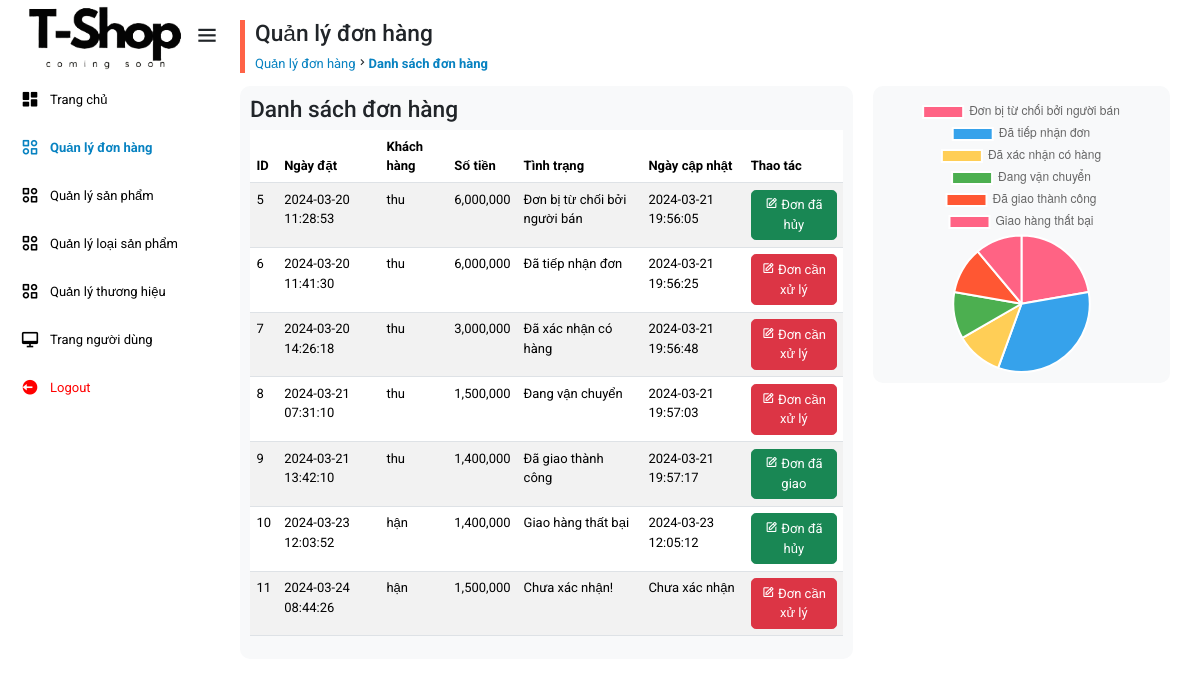
The app's page /admin/index.php?pages=don-hang (signed in) with its own data.
### tables this page shows
CREATE TABLE `donhang` (
  `madon` int(11) NOT NULL,
  `ngaythem` datetime NOT NULL DEFAULT current_timestamp(),
  `makh` int(11) NOT NULL,
  `tongdh` float DEFAULT NULL
);

CREATE TABLE `khachhang` (
  `makh` int(11) NOT NULL,
  `tenkh` varchar(255) NOT NULL,
  `gioitinh` tinyint(1) NOT NULL DEFAULT 0,
  `ngaysinh` date NOT NULL,
  `sodienthoai` varchar(10) NOT NULL,
  `diachi` varchar(50) NOT NULL,
  `email` varchar(50) NOT NULL,
  `password` varchar(50) NOT NULL,
  `trangthai` tinyint(1) NOT NULL DEFAULT 1
);

CREATE TABLE `trangthai` (
  `matt` int(11) NOT NULL,
  `tentt` varchar(255) NOT NULL,
  `mota` text NOT NULL
);

CREATE TABLE `chitiettrangthai` (
  `machitiet` int(11) NOT NULL,
  `madon` int(11) NOT NULL,
  `matt` int(11) NOT NULL,
  `manv` int(11) NOT NULL,
  `ngaytao` datetime NOT NULL
);

### config/connect.php (called while the page is built, shortened)
<?php
class Database
{
    public function __construct()
    {
        $init = parse_ini_file("config.ini");
        $servername = $init["servername"];
        $dbname = $init["dbname"];
        $username = $init["username"];
        $password = $init["pass"];
        $opt = array(
            PDO::ATTR_ERRMODE => PDO::ERRMODE_EXCEPTION,
            PDO::ATTR_DEFAULT_FETCH_MODE => PDO::FETCH_ASSOC,
        );
        try {
            $this->connect = new PDO("mysql:host=$servername;dbname=$dbname;charset=utf8mb4", $username, $password, $opt);
            $this->connect->query("SET NAMES 'utf8mb4'");
            $this->connect->query("SET CHARACTER SET utf8mb4");
            $this->connect->query("SET SESSION collation_connection = 'utf8mb4_unicode_ci'");
        } catch (PDOException $e) {
            header("location: index.php?pages=trang-loi&error=" . urlencode($e->getMessage()));
            exit();
        }
    }
}
?>

### model/DonHangModel.php (called while the page is built, shortened)
<?php
class DonHangModel extends Database
{
    public function DonHang__Get_All()
    {
        $obj = $this->connect->prepare("SELECT * FROM donhang");
        $obj->setFetchMode(PDO::FETCH_OBJ);
        $obj->execute();
        return $obj->fetchAll();
    }
}

### model/KhachHangModel.php (called while the page is built, shortened)
<?php
class KhachHangModel extends Database
{
    public function KhachHang__Get_By_Id($makh)
    {
        $obj = $this->connect->prepare("SELECT * FROM khachhang WHERE makh = ?");
        $obj->setFetchMode(PDO::FETCH_OBJ);
        $obj->execute(array($makh));
        return $obj->fetch();
    }
}

### model/ChiTietTrangThaiModel.php (called while the page is built, shortened)
<?php
class ChiTietTrangThaiModel extends Database
{
    public function ChiTietTrangThai__Get_Last_By_DH($madon)
    {
        $obj = $this->connect->prepare("SELECT * FROM chitiettrangthai INNER JOIN trangthai ON chitiettrangthai.matt = trangthai.matt WHERE madon = ? ORDER BY chitiettrangthai.matt DESC LIMIT 1");
        $obj->setFetchMode(PDO::FETCH_OBJ);
        $obj->execute(array($madon));
        return $obj->fetch();
    }
    public function ChiTietTrangThai__Check($madon, $matt)
    {
        $obj = $this->connect->prepare("SELECT * FROM chitiettrangthai WHERE madon = ? AND matt=?");
        $obj->setFetchMode(PDO::FETCH_OBJ);
        $obj->execute(array($madon, $matt));
        if($obj->rowCount()>0){
            return $obj->fetch();
        }else{
            return false;
        }
    }
}

### admin/pages/don-hang/index.php (the view, shortened to what this page needs)
<?php
require_once '../model/DonHangModel.php';
require_once '../model/KhachHangModel.php';
require_once '../model/ChiTietTrangThaiModel.php';
$dh = new DonHangModel();
$kh = new KhachHangModel();
$cttt = new ChiTietTrangThaiModel();
$donHang__Get_All = $dh->DonHang__Get_All();
?>
<div id="main-container">
    <div class="main-title">
        <h3>Quản lý đơn hàng</h3>
        <ul class="breadcrumb">
            <li>
                <a href="#">Quản lý đơn hàng</a>
            </li>
            <li><i class='bx bx-chevron-right'></i></li>
            <li>
                <a class="active" href="index.php?pages=don-hang">Danh sách đơn hàng</a>
            </li>
        </ul>
    </div>
    <div class="row section-container">
        <div class="col-8">
            <div class="main-data">
                <h3 class="section-title">Danh sách đơn hàng</h3>
                <div class="table-responsive">
                    <table id="table_js" class="table table-striped" style="width:100%">
                        <thead>
                            <tr>
                                <th>ID</th>
                                <th>Ngày đặt</th>
                                <th>Khách hàng</th>
                                <th>Số tiền</th>
                                <th>Tình trạng</th>
                                <th>Ngày cập nhật</th>
                                <th>Thao tác</th>
                            </tr>
                        </thead>
                        <tbody>
                            <?php foreach ($donHang__Get_All as $item) : ?>
                                <tr>
                                    <td><?= $item->madon ?></td>
                                    <td><?= $item->ngaythem ?></td>
                                    <td><?= $kh->KhachHang__Get_By_Id($item->makh)->tenkh ?></td>
                                    <td><?= number_format($item->tongdh) ?></td>
                                    <td><?= isset($cttt->ChiTietTrangThai__Get_Last_By_DH($item->madon)->tentt) ?  $cttt->ChiTietTrangThai__Get_Last_By_DH($item->madon)->tentt : 'Chưa xác nhận!' ?></td>
                                    <td><?= isset($cttt->ChiTietTrangThai__Get_Last_By_DH($item->madon)->ngaytao) ?  $cttt->ChiTietTrangThai__Get_Last_By_DH($item->madon)->ngaytao : 'Chưa xác nhận' ?></td>
                                    <?php if (isset($_SESSION['admin'])) : ?>
                                        <td class="text-center font-weight-bold">
                                        <?php if (
                                                $cttt->ChiTietTrangThai__Check($item->madon, 1) != false
                                            ) : ?>
                                                <button type="button" class="btn btn-success btn-secondary" onclick="handleUpdate()">
                                                    <i class="bx bx-edit" aria-hidden="true"></i> Đơn đã hủy
                                                </button>
                                            <?php elseif ($cttt->ChiTietTrangThai__Check($item->madon, 6) != false) :
                                            ?>
                                                <button type="button" class="btn btn-success btn-update" onclick="handleUpdate()">
                                                    <i class="bx bx-edit" aria-hidden="true"></i> Đơn đã giao
                                                </button>
                                            <?php else : ?>
                                                <button type="button" class="btn btn-danger btn-update" onclick="handleUpdate()">
                                                    <i class="bx bx-edit" aria-hidden="true"></i> Đơn cần xử lý
                                                </button>
                                            <?php endif ?>
                                        </td>
                                    <?php else : ?>
                                        <td class="text-center font-weight-bold">
                                            <?php if (
                                                $cttt->ChiTietTrangThai__Check($item->madon, 1) != false
                                            ) : ?>
                                                <button type="button" class="btn btn-success btn-secondary" onclick="return update_obj('<?= $item->madon ?>')">
                                                    <i class="bx bx-edit" aria-hidden="true"></i> Đơn đã hủy
                                                </button>
                                            <?php elseif ($cttt->ChiTietTrangThai__Check($item->madon, 6) != false) :
                                            ?>
                                                <button type="button" class="btn btn-success btn-update" onclick="return update_obj('<?= $item->madon ?>')">
                                                    <i class="bx bx-edit" aria-hidden="true"></i> Đơn đã giao
                                                </button>
                                            <?php else : ?>
                                                <button type="button" class="btn btn-danger btn-update" onclick="return update_obj('<?= $item->madon ?>')">
                                                    <i class="bx bx-edit" aria-hidden="true"></i> Đơn cần xử lý
                                                </button>
                                            <?php endif ?>
                                        </td>
                                    <?php endif ?>
                                </tr>
                            <?php endforeach ?>
                        </tbody>
                    </table>
                </div>
            </div>
        </div>
        <div class="col-4">
            <div class="main-form">
                <?php require_once 'add.php' ?>
            </div>
        </div>
    </div>
</div>

### assets/css/admin.css (style rules this page uses)
* { margin: 0; padding: 0; box-sizing: border-box; font-family: "Roboto", sans-serif; font-size: small; }
html { overflow-x: hidden; }
a, a:hover { text-decoration: none; }
li { list-style: none; }
ul { padding: 0; }
#main-container { position: relative; width: calc(100% - 230px); left: 200px; transition: 0.3s ease; padding: 0 20px; margin: 20px; }
.active { font-weight: bold; }
.breadcrumb li a { color: #0782c1 !important; }
.main-title { padding: 0 10px; border-left: 5px solid tomato; }
.sidebar, .main-data, .main-form { background: #f8f9fa; padding: 10px; border-radius: 10px; }

### records on screen
donhang: madon "5", ngaythem "2024-03-20 11:28:53", makh.tenkh "thu", tongdh "6,000,000", madon.tentt "Đơn bị từ chối bởi người bán", madon.ngaytao "2024-03-21 19:56:05"
donhang: madon "6", ngaythem "2024-03-20 11:41:30", makh.tenkh "thu", tongdh "6,000,000", madon.tentt "Đã tiếp nhận đơn", madon.ngaytao "2024-03-21 19:56:25"
donhang: madon "7", ngaythem "2024-03-20 14:26:18", makh.tenkh "thu", tongdh "3,000,000", madon.tentt "Đã xác nhận có hàng", madon.ngaytao "2024-03-21 19:56:48"
donhang: madon "8", ngaythem "2024-03-21 07:31:10", makh.tenkh "thu", tongdh "1,500,000", madon.tentt "Đang vận chuyển", madon.ngaytao "2024-03-21 19:57:03"
donhang: madon "9", ngaythem "2024-03-21 13:42:10", makh.tenkh "thu", tongdh "1,400,000", madon.tentt "Đã giao thành công", madon.ngaytao "2024-03-21 19:57:17"
donhang: madon "10", ngaythem "2024-03-23 12:03:52", makh.tenkh "hận", tongdh "1,400,000", madon.tentt "Giao hàng thất bại", madon.ngaytao "2024-03-23 12:05:12"
donhang: madon "11", ngaythem "2024-03-24 08:44:26", makh.tenkh "hận", tongdh "1,500,000", shows "Chưa xác nhận!"
